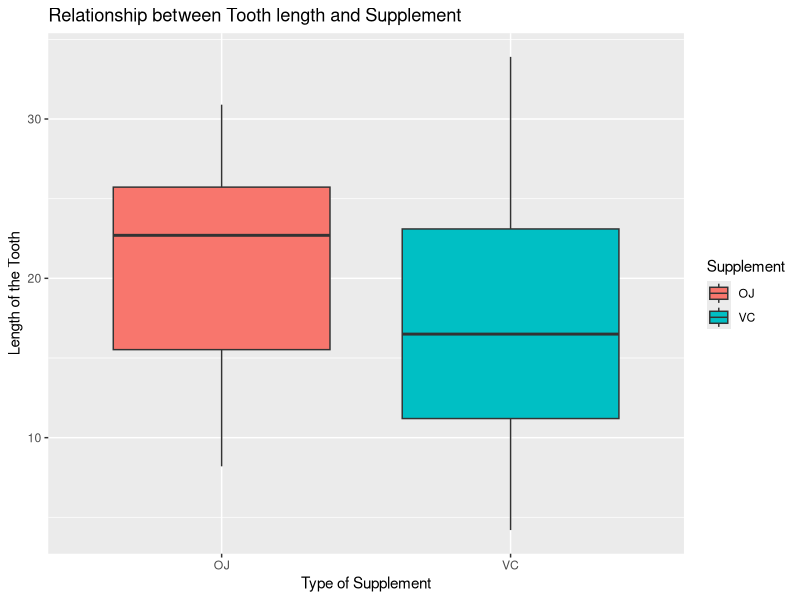
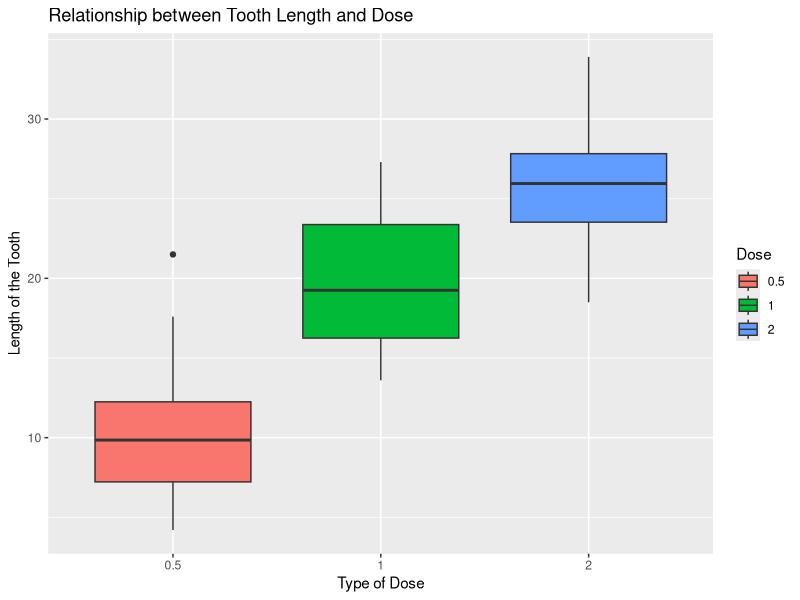

Recreate these plots in R, in order. (Note: this script raises an error after producing the figures.)
# Basic inferential data analysis.

#Load the libraries
library(ggplot2)
library(datasets)

# 1)Load the ToothGrowth data and perform some basic exploratory data analyses

data("ToothGrowth")

str(ToothGrowth)
head(ToothGrowth)
tail(ToothGrowth)

# 2) Provide a basic summary of the data.

summary(ToothGrowth)

ggplot(ToothGrowth, aes(x=supp, y=len))+ 
        geom_boxplot(aes(fill=supp))+
        labs(x = 'Type of Supplement', y = "Length of the Tooth", title = "Relationship between Tooth length and Supplement")+
        guides(fill=guide_legend(title="Supplement"))


ggplot(aes(x = factor(dose), y = len), data = ToothGrowth) + 
    geom_boxplot(aes(fill = factor(dose)))+
    labs(x = "Type of Dose", y = "Length of the Tooth" ,title="Relationship between Tooth Length and Dose")+
    guides(fill=guide_legend(title="Dose"))

# 3) Use confidence intervals and/or hypothesis tests to compare tooth growth by supp and dose.

t.test(len~supp, data = ToothGrowth, paired = F)

t.test(len~supp, data = subset(ToothGrowth, dose ==0.5 ), paired = F)

t.test(len~supp, data = subset(ToothGrowth, dose ==1 ), paired = F)

t.test(len~supp, data = subset(ToothGrowth, dose ==2 ), paired = F)



  